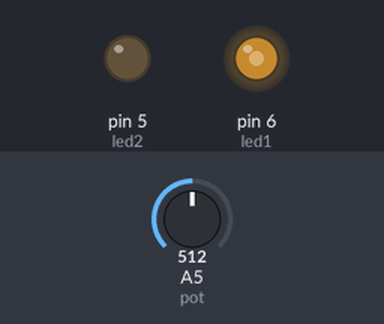
A sketch run on a simulated Arduino Uno, built with avr-gcc and run on an emulated ATmega328P. Shown: output pins drawn as LEDs (lit = HIGH). The inputs (shaded band) are chosen by the test bench; at power-on: A5 (pot) = 512.

Above: at 1.2 s.
1.3 s: A5 (pot) set to 716
At 2.5 s:
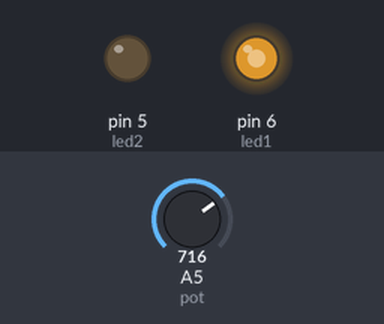
2.8 s: A5 (pot) set to 900
At 3.7 s:
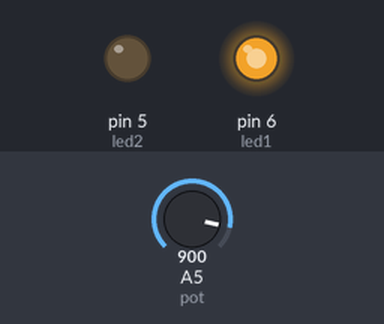
4.3 s: A5 (pot) set to 511
At 4.9 s:
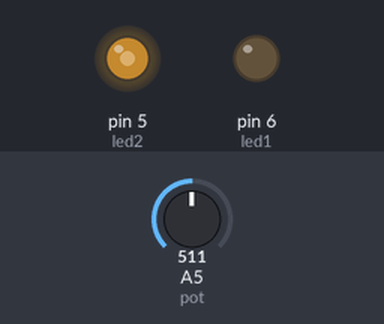
5.8 s: A5 (pot) set to 122
At 7.0 s:
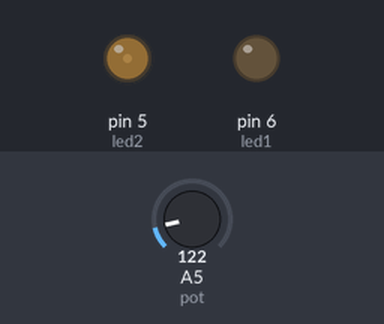
7.3 s: A5 (pot) set to 0
At 8.3 s:
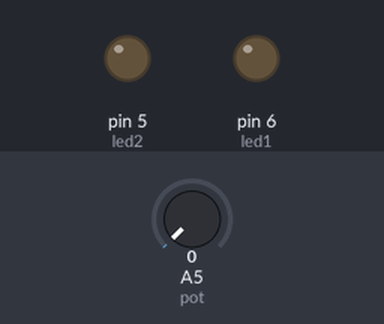
Timing chart, 0 to 9.8 s (numbered marks = the images above; inputs shaded):
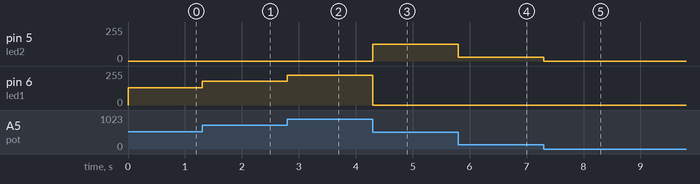

The sketch:

2.ino
```cpp
// C++ code
//
const int led1=6;
const int led2=5;
const int pot=A5;
float custom_map(int analog){
		return analog/4;
}
void setup()
{
  pinMode(led1, OUTPUT);
  pinMode(led2, OUTPUT);
}

void loop()
{
  int analog =analogRead(pot);
  if(analog<=511){
  	digitalWrite(led1,LOW);
    analogWrite(led2,custom_map(analog));
  }

  else{
  	digitalWrite(led2,LOW);
    analogWrite(led1,custom_map(analog));
  }


}
```

Measured:
- after the input at 1.3 s, pin 6 (led1): 128/255 → 179/255 at once
- after the input at 2.8 s, pin 6 (led1): 179/255 → 225/255 at once
- after the input at 4.3 s, pin 5 (led2): 0/255 → 127/255 at once; pin 6 (led1): 225/255 → 0/255 at once
- after the input at 5.8 s, pin 5 (led2): 127/255 → 30/255 at once
- after the input at 7.3 s, pin 5 (led2): 30/255 → 0/255 at once
